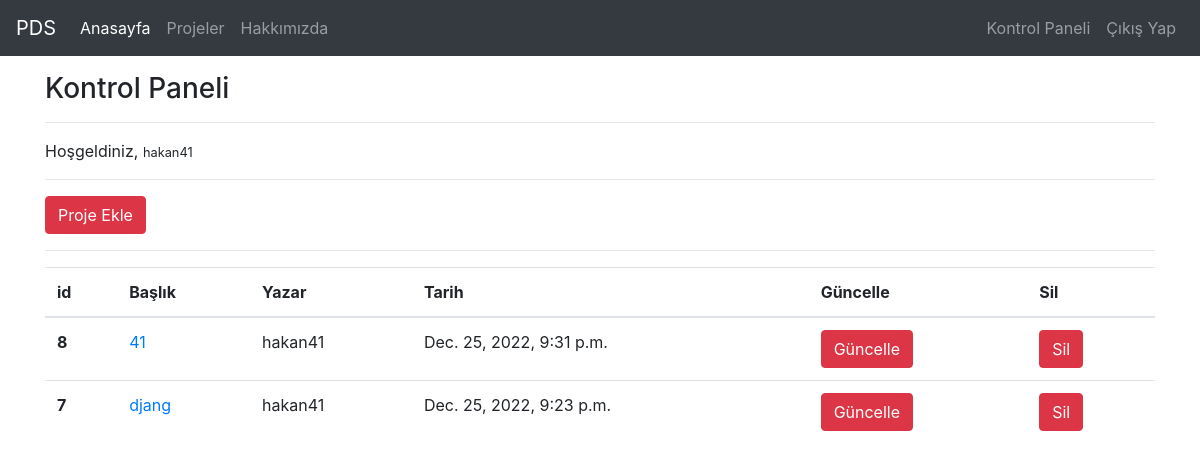
/projects/dashboard/ (signed in), run on an earlier commit of the app's database.
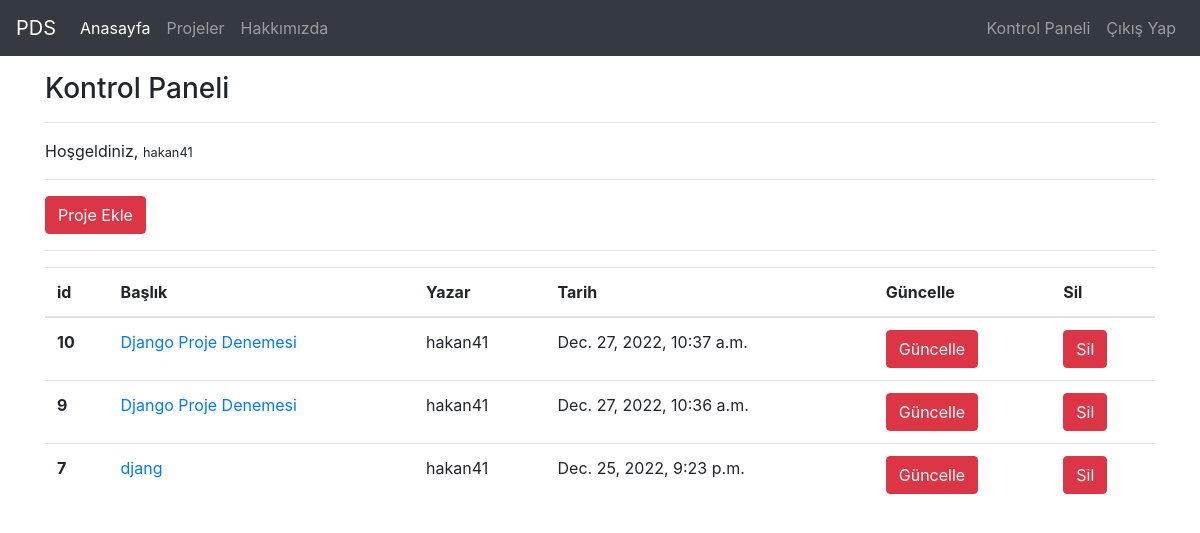
And on a later commit of the database.
### project/models.py (models this page shows, shortened)
class Projeler(models.Model):
    STATUS = (
        ('True', 'Evet'),
        ('False', 'Hayır'),
    )
    author = models.ForeignKey("auth.User", on_delete=models.CASCADE)
    title = models.CharField(max_length=50)
    keywords = models.CharField(blank=True, max_length=50)
    description = models.CharField(max_length=300, blank=True)
    image = models.ImageField(blank=True, upload_to='images/')
    detail = models.TextField()
    videolink = models.CharField(max_length=50, blank=True)
    status = models.CharField(choices=STATUS, max_length=10)
    created_at = models.DateTimeField(auto_now_add=True)
    updated_at = models.DateTimeField(auto_now=True)
    class Meta:
        ordering = ['-created_at']

### project/views.py (the view)
# urls.py: path('dashboard/', views.dashboard, name = "dashboard"),
@login_required(login_url="user:login")
def dashboard(request):
    projects = Projeler.objects.filter(author = request.user)
    context = {
        "projects":projects
    }
    return render(request, "dashboard.html", context)

### templates/dashboard.html
{% extends "layout.html" %}
{% block body %}
<br>
<h3>Kontrol Paneli</h3>
<hr>
<p>Hoşgeldiniz, <small>{{request.user.username}}</small></p>
<hr>
<a class = "btn btn-danger" href="/projects/addproject">Proje Ekle</a>
<hr>
{% if projects %}
    <table class="table">
        <thead>
        <tr>
            <th scope="col">id</th>
            <th scope="col">Başlık</th>
            <th scope="col">Yazar</th>
            <th scope="col">Tarih</th>
            <th scope="col">Güncelle</th>
            <th scope="col">Sil</th>
        </tr>
        </thead>
        <tbody>
            {% for project in projects %}
            <tr>
                <th scope="row">{{project.id}}</th>
                <td><a href="/projects/project/{{project.id}}">{{project.title}}</a></td>
                <td>{{project.author.username}}</td>
                <td>{{project.created_at}}</td>
                <td><a href="/projects/update/{{project.id}}" class="btn btn-danger">Güncelle</a></td>
                <td><a href="/projects/delete/{{project.id}}" class="btn btn-danger">Sil</a></td>
            </tr>
            {% endfor %}
        </tbody>
    </table>
{% else %}
    <div class="alert alert-danger">Henüz bir projeniz bulunmuyor.</div>
{% endif %}
{% endblock body %}

What changed in the data, as far as the page shows it:
removed Projeler: id "8", title "41", author.username "hakan41", created_at "Dec. 25, 2022, 9:31 p.m."
added Projeler: id "10", title "Django Proje Denemesi", author.username "hakan41", created_at "Dec. 27, 2022, 10:37 a.m."
added Projeler: id "9", title "Django Proje Denemesi", author.username "hakan41", created_at "Dec. 27, 2022, 10:36 a.m."
